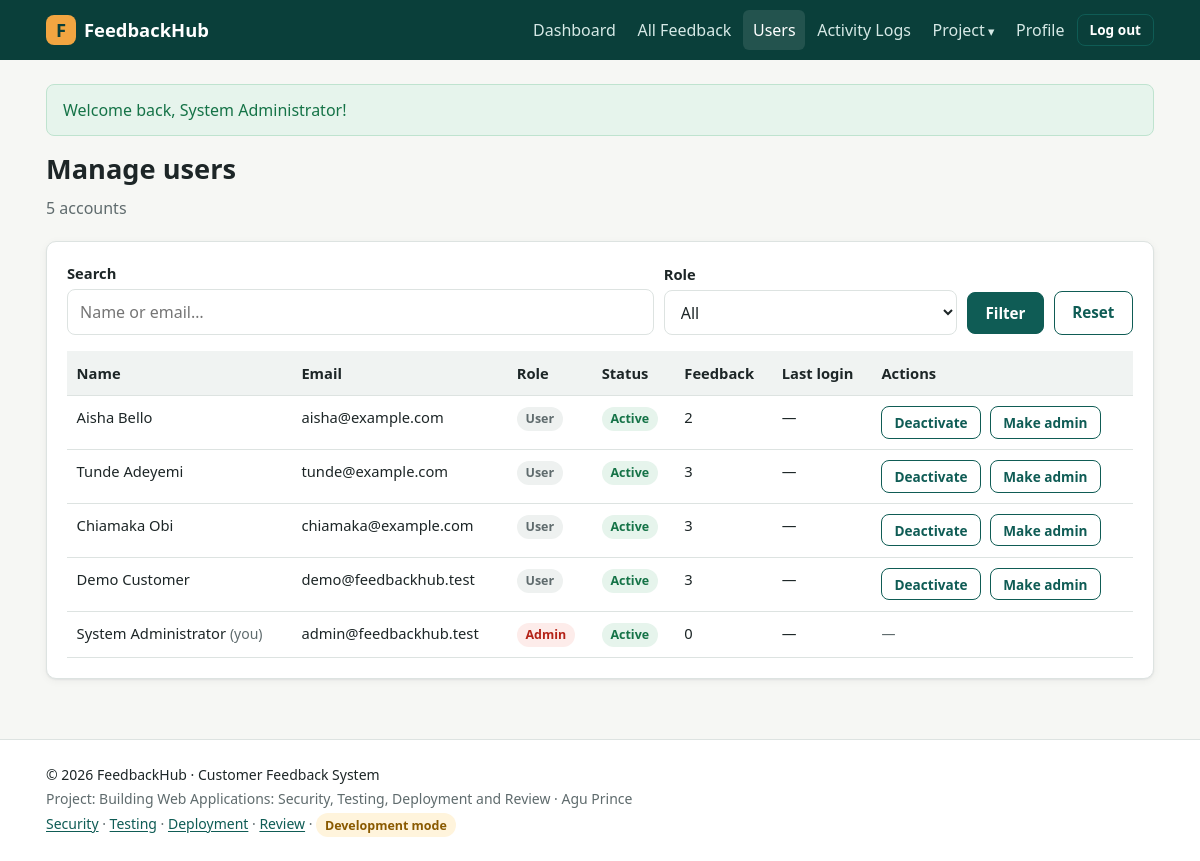
The page /admin/users.php (signed in) on the database its author committed.
### tables this page shows
CREATE TABLE users (
    id            INT UNSIGNED AUTO_INCREMENT PRIMARY KEY,
    full_name     VARCHAR(100) NOT NULL,
    email         VARCHAR(150) NOT NULL UNIQUE,
    phone         VARCHAR(20)  NULL,
    password_hash VARCHAR(255) NOT NULL,           
    role          ENUM('user','admin') NOT NULL DEFAULT 'user',
    is_active     TINYINT(1) NOT NULL DEFAULT 1,
    created_at    DATETIME NOT NULL DEFAULT CURRENT_TIMESTAMP,
    last_login    DATETIME NULL
);

### includes/db.php (called while the page is built)
<?php
function db(): PDO
{
    static $pdo = null;
    if ($pdo === null) {
        $dsn = sprintf('mysql:host=%s;port=%s;dbname=%s;charset=utf8mb4',
            env('DB_HOST', '127.0.0.1'), env('DB_PORT', '3306'), env('DB_NAME', 'feedback_system'));
        try {
            $pdo = new PDO($dsn, env('DB_USER', 'root'), (string) env('DB_PASS', ''), [
                PDO::ATTR_ERRMODE            => PDO::ERRMODE_EXCEPTION,
                PDO::ATTR_DEFAULT_FETCH_MODE => PDO::FETCH_ASSOC,
                PDO::ATTR_EMULATE_PREPARES   => false,
            ]);
        } catch (PDOException $e) {
            app_log('critical', 'Database connection failed: ' . $e->getMessage());
            throw new RuntimeException('Database connection failed. Check your .env settings.');
        }
    }
    return $pdo;
}

### includes/helpers.php (called while the page is built, shortened)
<?php
function fmt_date(?string $date, bool $withTime = false): string
{
    if (!$date) {
        return '—';
    }
    return date($withTime ? 'j M Y, g:i a' : 'j M Y', strtotime($date));
}
function get_filter(string $key, ?array $allowed = null): string
{
    $v = $_GET[$key] ?? '';
    $v = trim(mb_substr($v, 0, 100));
    if ($allowed !== null && !in_array($v, array_map('strval', $allowed), true)) {
        return '';
    }
    return $v;
}

### includes/security.php (called while the page is built, shortened)
<?php
function e($value): string
{
    return htmlspecialchars((string) $value, ENT_QUOTES | ENT_SUBSTITUTE, 'UTF-8');
}
function current_user(): ?array
{
    static $user = false;
    if ($user === false) {
        $user = null;
        if (!empty($_SESSION['user_id'])) {
            $stmt = db()->prepare('SELECT id, full_name, email, phone, role, is_active, created_at, last_login FROM users WHERE id = ?');
            $stmt->execute([$_SESSION['user_id']]);
            $user = $stmt->fetch() ?: null;
        }
    }
    return $user;
}
function is_logged_in(): bool
{
    return current_user() !== null;
}
function require_login(): void
{
    if (!is_logged_in()) {
        flash('warning', 'Please log in to continue.');
        redirect('login.php');
    }
}
function require_admin(): void
{
    require_login();
}

### config/config.php (called while the page is built, shortened)
<?php
function url(string $path = ''): string
{
    return BASE_URL . '/' . ltrim($path, '/');
}

### admin/users.php (the view, shortened to what this page needs)
<?php
require_admin();
$me = current_user();
$q = get_filter('q');
$where = ['1=1'];
$params = [];
$stmt = db()->prepare('SELECT u.id, u.full_name, u.email, u.phone, u.role, u.is_active, u.created_at, u.last_login,
    (SELECT COUNT(*) FROM feedback f WHERE f.user_id = u.id) AS feedback_count
    FROM users u WHERE ' . implode(' AND ', $where) . ' ORDER BY u.created_at DESC');
$stmt->execute($params);
$users = $stmt->fetchAll();
require ROOT_PATH . '/includes/header.php';
?>
<div class="page-head"><div><h1>Manage users</h1><p class="muted"><?= count($users) ?> account<?= count($users) === 1 ? '' : 's' ?></p></div></div>
<div class="card">
    <form method="get" class="filters filters-3" role="search">
        <div class="form-group"><label for="q">Search</label><input type="search" id="q" name="q" value="<?= e($q) ?>" placeholder="Name or email…"></div>
        <div class="form-group"><label for="role">Role</label>
            <select id="role" name="role" data-autosubmit><option value="">All</option>
            </select></div>
        <div class="btn-row"><button class="btn" type="submit">Filter</button><a class="btn btn-outline" href="<?= e(url('admin/users.php')) ?>">Reset</a></div>
    </form>
    <div class="table-wrap"><table>
        <thead><tr><th>Name</th><th>Email</th><th>Role</th><th>Status</th><th>Feedback</th><th>Last login</th><th>Actions</th></tr></thead>
        <tbody>
        <?php foreach ($users as $u): $self = (int) $u['id'] === (int) $me['id']; ?>
            <tr>
                <td><?= e($u['full_name']) ?><?= $self ? ' <span class="muted small">(you)</span>' : '' ?></td>
                <td><?= e($u['email']) ?></td>
                <td><span class="badge <?= $u['role'] === 'admin' ? 'badge-red' : 'badge-grey' ?>"><?= e(ucfirst($u['role'])) ?></span></td>
                <td><?= $u['is_active'] ? '<span class="badge badge-green">Active</span>' : '<span class="badge badge-amber">Deactivated</span>' ?></td>
                <td><?= (int) $u['feedback_count'] ?></td>
                <td class="nowrap"><?= e(fmt_date($u['last_login'], true)) ?></td>
                <td>
                    <?php if (!$self): ?>
                    <div class="btn-row">
                        <form method="post" class="inline-form" data-confirm="<?= $u['is_active'] ? 'Deactivate' : 'Activate' ?> this account?">
                            <button class="btn btn-small btn-outline" type="submit"><?= $u['is_active'] ? 'Deactivate' : 'Activate' ?></button>
                        </form>
                        <form method="post" class="inline-form" data-confirm="Change this user's role?">
                            <button class="btn btn-small btn-outline" type="submit"><?= $u['role'] === 'admin' ? 'Make user' : 'Make admin' ?></button>
                        </form>
                    </div>
                    <?php else: ?><span class="muted small">—</span><?php endif; ?>
                </td>
            </tr>
        <?php endforeach; ?>
        </tbody>
    </table></div>
</div>
<?php require ROOT_PATH . '/includes/footer.php'; ?>

### assets/css/style.css (style rules this page uses)
:root { --brand: #0f5c55; --brand-dark: #0a3f3a; --brand-light: #e3f1ef; --accent: #f2a541; --text: #1d2627; --muted: #5f6b6d; --bg: #f6f7f4; --card: #ffffff; --border: #dde3e1; --red: #b42318; --red-bg: #fdecea; --green: #157347; --green-bg: #e6f4ec; --amber: #8a5a00; --amber-bg: #fff4dc; --blue: #1d4ed8; --blue-bg: #e8efff; --radius: 10px; --shadow: 0 1px 2px rgba(16, 24, 40, .06), 0 2px 8px rgba(16, 24, 40, .05); font-size: 16px; }
* { box-sizing: border-box; }
body { margin: 0; font-family: "Segoe UI", system-ui, -apple-system, Roboto, Arial, sans-serif; color: var(--text); background: var(--bg); line-height: 1.55; display: flex; flex-direction: column; min-height: 100vh; }
a { color: var(--brand); }
h1, h2, h3 { line-height: 1.25; margin: 0 0 .6rem; }
h1 { font-size: 1.7rem; }
p { margin: 0 0 .8rem; }
.muted { color: var(--muted); }
.small { font-size: .875rem; }
.inline-form { display: inline; margin: 0; }
.card { background: var(--card); border: 1px solid var(--border); border-radius: var(--radius); padding: 1.25rem; box-shadow: var(--shadow); margin-bottom: 1.25rem; }
.page-head { display: flex; justify-content: space-between; align-items: flex-end; gap: 1rem; flex-wrap: wrap; margin-bottom: 1.25rem; }
.page-head p { margin: 0; }
.btn { display: inline-block; background: var(--brand); color: #fff; border: 1px solid var(--brand); padding: .6rem 1.1rem; border-radius: 8px; font-size: .95rem; font-weight: 600; text-decoration: none; cursor: pointer; font-family: inherit; }
.btn-outline { background: transparent; color: var(--brand); }
.btn-small { padding: .35rem .75rem; font-size: .85rem; }
.btn-row { display: flex; gap: .6rem; flex-wrap: wrap; align-items: center; }
.form-group { margin-bottom: 1rem; }
label { display: block; font-weight: 600; margin-bottom: .3rem; font-size: .92rem; }
input[type=text], input[type=email], input[type=password], input[type=tel], input[type=search], select, textarea { width: 100%; padding: .6rem .75rem; border: 1px solid var(--border); border-radius: 8px; font: inherit; background: #fff; color: var(--text); }
.filters { display: grid; gap: .6rem; grid-template-columns: 1fr; margin-bottom: 1rem; }
@media (min-width: 700px) { .filters { grid-template-columns: 2fr 1fr 1fr 1fr auto; align-items: end; } }
.filters .form-group { margin: 0; }
.table-wrap { overflow-x: auto; -webkit-overflow-scrolling: touch; }
table { width: 100%; border-collapse: collapse; font-size: .92rem; }
th, td { text-align: left; padding: .65rem .6rem; border-bottom: 1px solid var(--border); vertical-align: top; }
th { background: #f0f3f2; font-weight: 600; white-space: nowrap; }
td.nowrap { white-space: nowrap; }
.badge { display: inline-block; padding: .15rem .55rem; border-radius: 999px; font-size: .78rem; font-weight: 600; white-space: nowrap; }
.badge-green { background: var(--green-bg); color: var(--green); }
.badge-red { background: var(--red-bg); color: var(--red); }
.badge-grey { background: #eef1f0; color: var(--muted); }
@media (min-width: 700px) { .filters-3 { grid-template-columns: 2fr 1fr auto; } }

### rows shown on the page
users: full_name "Aisha Bello", email "aisha@example.com", role "User", is_active "Active", feedback_count "2", last_login "—", shows "Make admin"
users: full_name "Tunde Adeyemi", email "tunde@example.com", role "User", is_active "Active", feedback_count "3", last_login "—", shows "Make admin"
users: full_name "Chiamaka Obi", email "chiamaka@example.com", role "User", is_active "Active", feedback_count "3", last_login "—", shows "Make admin"
users: full_name "Demo Customer", email "demo@feedbackhub.test", role "User", is_active "Active", feedback_count "3", last_login "—", shows "Make admin"
users: full_name "System Administrator", shows "(you)", email "admin@feedbackhub.test", role "Admin", is_active "Active", feedback_count "0", last_login "—"

### other values the page prints
APP_NAME "FeedbackHub"
$label "Dashboard All Feedback Users Activity Logs Profile"
$f['message'] "Welcome back, System Administrator!"
count($users) "5"
